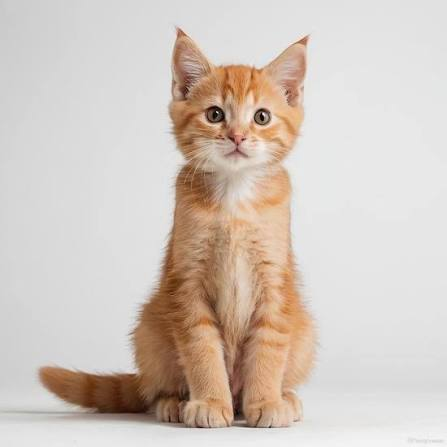
#> input picture images.jfif, 447 x 447 px
$ python lab1.py
#> lines starting #> are read from the running program, lines starting #| are printed output that depends on the picture
#LAB 1
# Display following image operation in MATLAB/Python - i) Histogram
# image  ii) Low pass filter mage  iii) High pass image.


import cv2
import numpy as np
import matplotlib.pyplot as plt

img = cv2.imread("images.jfif")
#> img is the input picture: shape (447, 447, 3); mean B, G, R 190.3, 198.8, 210.2
gray = cv2.cvtColor(img, cv2.COLOR_BGR2GRAY)
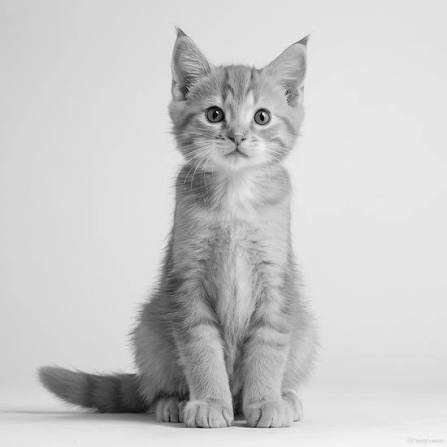
#> gray: shape (447, 447); min 1, max 247, mean 201.3

plt.figure(figsize=(12, 4))

# Histogram
plt.subplot(1, 3, 1)
plt.hist(gray.ravel(), 256, [0, 256], color='red')
plt.title("Histogram")
plt.xlabel("Pixel Intensity")
plt.ylabel("Number of Pixels")

# Low-Pass Filter
low = cv2.GaussianBlur(gray, (5, 5), 0)
plt.subplot(1, 3, 2)
plt.imshow(low, cmap='gray')
plt.title("Low-Pass Filter")
plt.axis("off")

# High-Pass Filter
kernel = np.array([[-1, -1, -1],
                   [-1,  8, -1],
                   [-1, -1, -1]], dtype=np.float32)
high = cv2.filter2D(gray, -1, kernel)
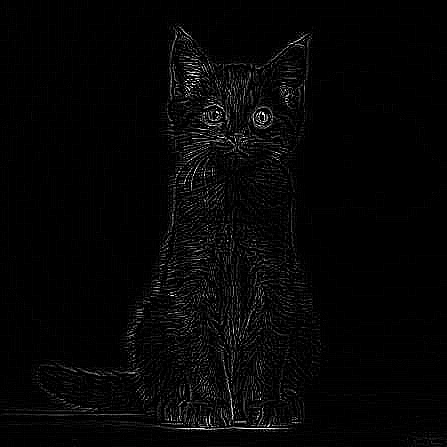
#> high: shape (447, 447); min 0, max 255, mean 5.6
plt.subplot(1, 3, 3)
plt.imshow(high, cmap='gray')
plt.title("High-Pass Filter")
plt.axis("off")

plt.tight_layout()
plt.show()
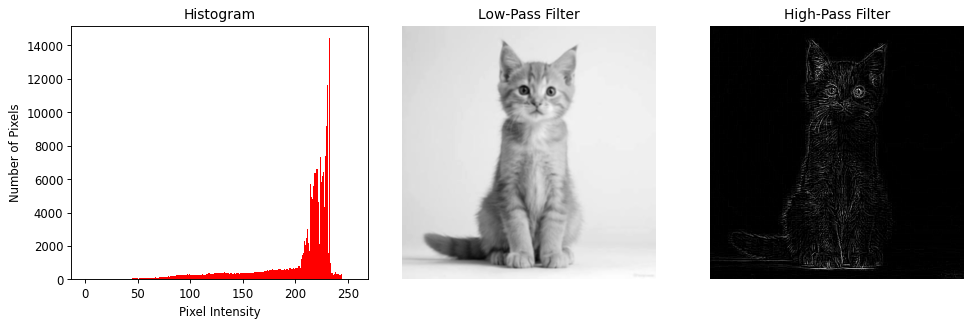
#> figure drawn by matplotlib, 3 panels; panel 1: tallest bar 14456 high, from x = 232 to 233
